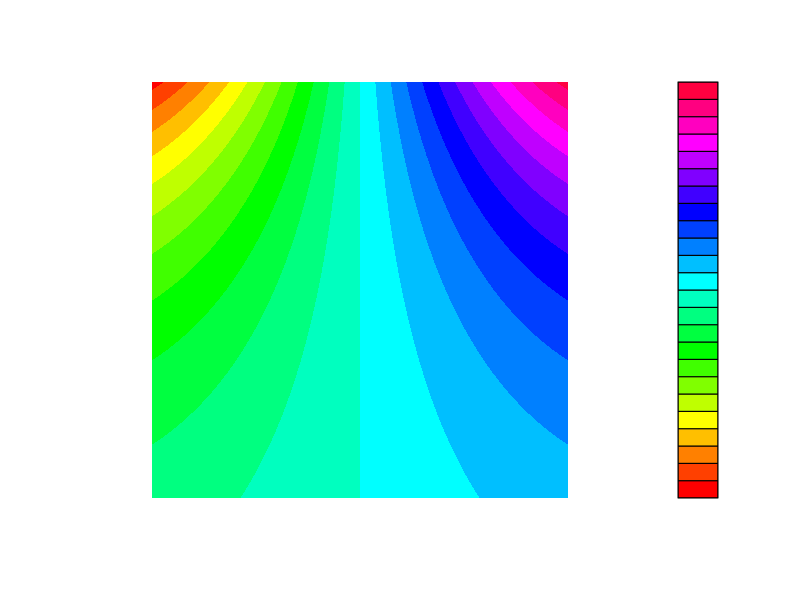

The R source for this figure:
x <- y <- seq(-1, 1, len=51);

grid <- outer(
        x,
        y,
        function(x, y) {
           sin(x) * exp(y)
        }
      );

filled.contour(grid, axes = FALSE, color.palette=rainbow, asp=1);

dev.off()
install.packages("ggplot2")
